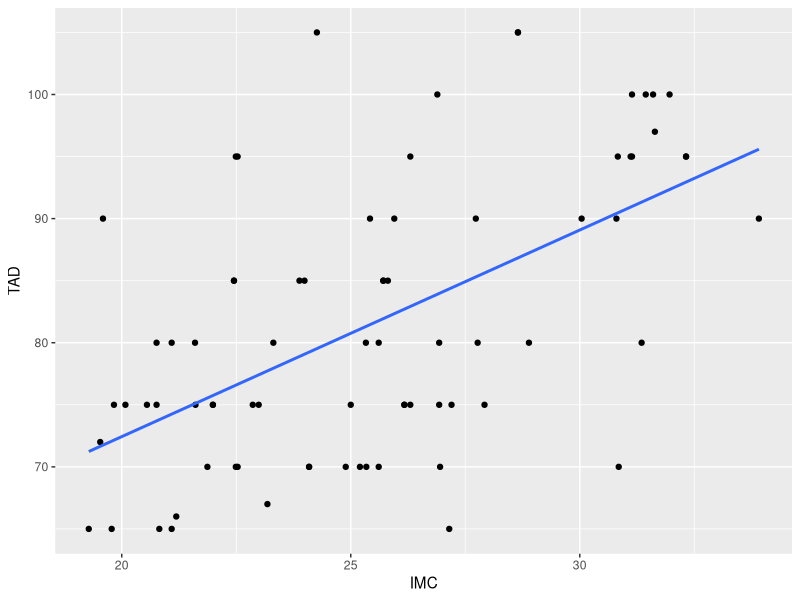

The R source for this figure:
library(readxl)
library(ggplot2)

Values <- read_excel ("data/Utentes.xlsx")


IMC <- Values["IMC"]
TAD <- Values["TAD"]

df <- data.frame(IMC,TAD)

ggplot (df, aes(x = IMC, y = TAD)) + geom_point() +geom_smooth(method=lm, se=FALSE, fullrange=TRUE)
